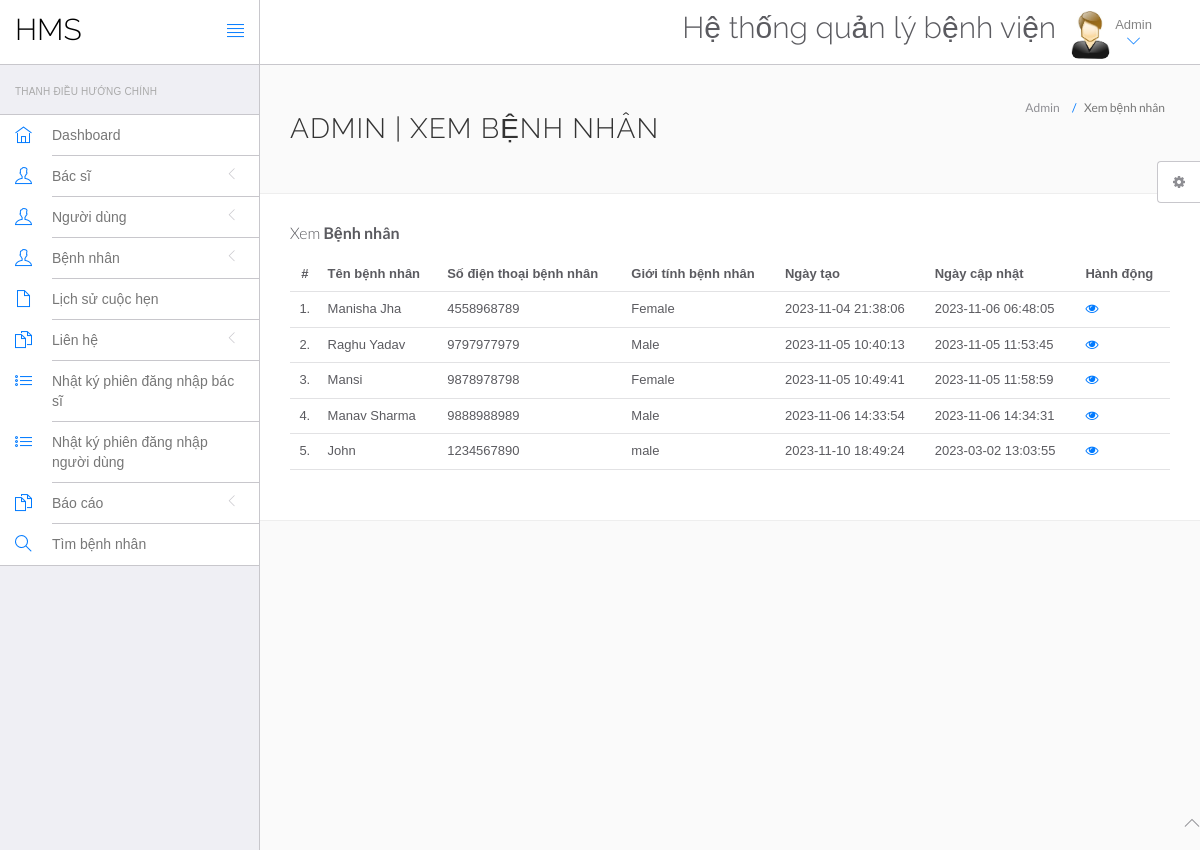
The page /hms/admin/manage-patient.php (signed in) on the database its author committed.
### tables this page shows
CREATE TABLE `tblpatient` (
  `ID` int(10) NOT NULL,
  `Docid` int(10) DEFAULT NULL,
  `PatientName` varchar(200) DEFAULT NULL,
  `PatientContno` bigint(10) DEFAULT NULL,
  `PatientEmail` varchar(200) DEFAULT NULL,
  `PatientGender` varchar(50) DEFAULT NULL,
  `PatientAdd` mediumtext,
  `PatientAge` int(10) DEFAULT NULL,
  `PatientMedhis` mediumtext,
  `CreationDate` timestamp NULL DEFAULT CURRENT_TIMESTAMP,
  `UpdationDate` timestamp NULL DEFAULT NULL ON UPDATE CURRENT_TIMESTAMP
);

### hms/admin/manage-patient.php (the view, shortened to what this page needs)
<?php
include('include/config.php');
?>
<!DOCTYPE html>
<html lang="en">
	<head>
		<link rel="stylesheet" href="vendor/bootstrap/css/bootstrap.min.css">
		<link rel="stylesheet" href="vendor/fontawesome/css/font-awesome.min.css">
		<link rel="stylesheet" href="vendor/themify-icons/themify-icons.min.css">
		<link href="vendor/animate.css/animate.min.css" rel="stylesheet" media="screen">
		<link href="vendor/perfect-scrollbar/perfect-scrollbar.min.css" rel="stylesheet" media="screen">
		<link href="vendor/switchery/switchery.min.css" rel="stylesheet" media="screen">
		<link href="vendor/bootstrap-touchspin/jquery.bootstrap-touchspin.min.css" rel="stylesheet" media="screen">
		<link href="vendor/select2/select2.min.css" rel="stylesheet" media="screen">
		<link href="vendor/bootstrap-datepicker/bootstrap-datepicker3.standalone.min.css" rel="stylesheet" media="screen">
		<link href="vendor/bootstrap-timepicker/bootstrap-timepicker.min.css" rel="stylesheet" media="screen">
		<link rel="stylesheet" href="assets/css/styles.css">
		<link rel="stylesheet" href="assets/css/plugins.css">
		<link rel="stylesheet" href="assets/css/themes/theme-1.css" id="skin_color" />
	</head>
	<body>
		<div id="app">
<?php include('include/sidebar.php');?>
<div class="app-content">
<?php include('include/header.php');?>
<div class="main-content" >
<div class="wrap-content container" id="container">
<section id="page-title">
<div class="row">
<div class="col-sm-8">
<h1 class="mainTitle">Admin | Xem bệnh nhân</h1>
</div>
<ol class="breadcrumb">
<li>
<span>Admin</span>
</li>
<li class="active">
<span>Xem bệnh nhân</span>
</li>
</ol>
</div>
</section>
<div class="container-fluid container-fullw bg-white">
<div class="row">
<div class="col-md-12">
<h5 class="over-title margin-bottom-15">Xem <span class="text-bold">Bệnh nhân</span></h5>
<table class="table table-hover" id="sample-table-1">
<thead>
<tr>
<th class="center">#</th>
<th>Tên bệnh nhân</th>
<th>Số điện thoại bệnh nhân</th>
<th>Giới tính bệnh nhân</th>
<th>Ngày tạo</th>
<th>Ngày cập nhật</th>
<th>Hành động</th>
</tr>
</thead>
<tbody>
<?php
$sql=mysqli_query($con,"select * from tblpatient");
$cnt=1;
while($row=mysqli_fetch_array($sql))
{
?>
<tr>
<td class="center"><?php echo $cnt;?>.</td>
<td class="hidden-xs"><?php echo $row['PatientName'];?></td>
<td><?php echo $row['PatientContno'];?></td>
<td><?php echo $row['PatientGender'];?></td>
<td><?php echo $row['CreationDate'];?></td>
<td><?php echo $row['UpdationDate'];?>
</td>
<td>
<a href="view-patient.php?viewid=<?php echo $row['ID'];?>"><i class="fa fa-eye"></i></a>
</td>
</tr>
<?php
$cnt=$cnt+1;
 }?></tbody>
</table>
</div>
</div>
</div>
</div>
</div>
</div>
</div>
	<?php include('include/footer.php');?>
	<?php include('include/setting.php');?>
	</body>
</html>

### hms/admin/assets/css/themes/theme-1.css (style rules this page uses)
body { background: #FAFAFA; }

### rows shown on the page
tblpatient: PatientName "Manisha Jha", PatientContno "4558968789", PatientGender "Female", CreationDate "2023-11-04 21:38:06", UpdationDate "2023-11-06 06:48:05"
tblpatient: PatientName "Raghu Yadav", PatientContno "9797977979", PatientGender "Male", CreationDate "2023-11-05 10:40:13", UpdationDate "2023-11-05 11:53:45"
tblpatient: PatientName "Mansi", PatientContno "9878978798", PatientGender "Female", CreationDate "2023-11-05 10:49:41", UpdationDate "2023-11-05 11:58:59"
tblpatient: PatientName "Manav Sharma", PatientContno "9888988989", PatientGender "Male", CreationDate "2023-11-06 14:33:54", UpdationDate "2023-11-06 14:34:31"
tblpatient: PatientName "John", PatientContno "1234567890", PatientGender "male", CreationDate "2023-11-10 18:49:24", UpdationDate "2023-03-02 13:03:55"
